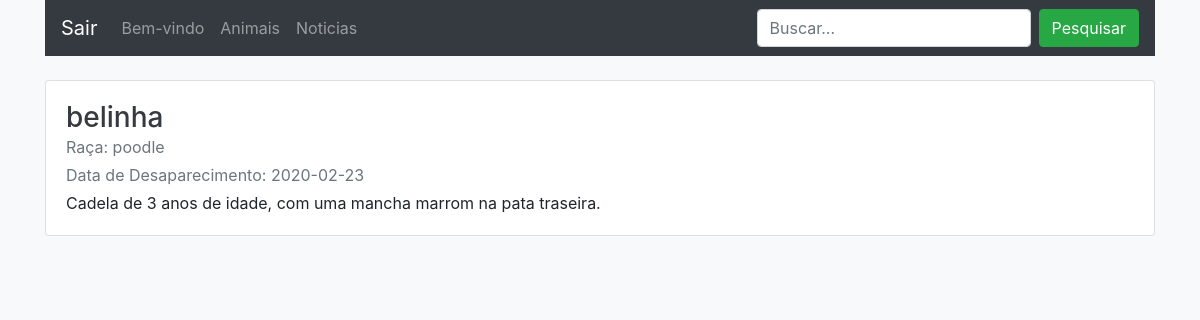
/produto.php?id_produto=6, run on the app's committed database.
### tables this page shows
CREATE TABLE `produtos` (
  `id_produto` int(11) NOT NULL,
  `nome` varchar(50) NOT NULL,
  `tipo` varchar(50) NOT NULL,
  `validade` date NOT NULL,
  `descricao` varchar(150) NOT NULL
);

### model/conexao.class.php (called while the page is built, shortened)
<?php
abstract class Conexao{
    private $servidor = 'localhost';
    private $user = 'root';
    private $pass = '123';
    private $banco = 'app';
    protected function conexao(){
        $this->conn = new PDO('mysql:host=' . $this->servidor . ';dbname=' . $this->banco, $this->user, $this->pass);
    }
}
class Crud extends Conexao {
    private $tabela;
    public function __construct($tabela){
        $this->tabela = $tabela;
    }
    public function selectCrud($colunas, $where = false, $array_dados = null, $operador = "=") {
        if ($where) {
            foreach($array_dados as $indice => $valor){
                $filtro[] = $indice . " " . $operador . " :" . $indice;
            }
            $sql = "SELECT {$colunas} FROM {$this->tabela} WHERE " . join(" AND ", $filtro);
            $query = $this->conn->prepare($sql);
            $query->execute($array_dados);
        } else {
            $sql = "SELECT {$colunas} FROM {$this->tabela}";
            $query = $this->conn->prepare($sql);
            $query->execute();
        }
        return $query->fetchAll(PDO::FETCH_OBJ);
    }
}
?>

### produto.php (the view, shortened to what this page needs)
<!DOCTYPE html>
<html lang="pt-br">
<head>
  <link rel="stylesheet" href="https://maxcdn.bootstrapcdn.com/bootstrap/4.4.1/css/bootstrap.min.css">
  <link rel="stylesheet" href="https://cdnjs.cloudflare.com/ajax/libs/font-awesome/4.7.0/css/font-awesome.min.css">
</head>
<body class="bg-light">
    <div class="container">
    <nav class="navbar navbar-expand-lg navbar-dark bg-dark" >
        <a class="navbar-brand" href="index.php">Sair</a>
        <div class="collapse navbar-collapse" id="navb">
            <ul class="navbar-nav mr-auto">
            <li class="nav-item">
                <a class="nav-link" href="bemvindo.php">Bem-vindo</a>
            </li>
            <li class="nav-item">
                <a class="nav-link" href="mostrarProdutos.php">Animais</a>
            </li>
            <li class="nav-item">
                <a class="nav-link" href="mostrarNoticias.php">Noticias</a>
            </li>
            </ul>
            <form class="form-inline my-2 my-lg-0" method="GET" action="index.php">
                <input class="form-control mr-sm-2" type="text" name="pesquisar" placeholder="Buscar...">
                <button class="btn btn-success my-2 my-sm-0" type="submit">Pesquisar</button>
            </form>
        </div>
        </nav>
    </div>
	<div class="container mt-4">
		<div class="row">
        <?php
				require_once("model/conexao.class.php");
                if (isset($_GET['id_produto'])) {
                    $produtos = new Crud("produtos");
                    $filtro = array("id_produto" => $_GET['id_produto']);
                    $resposta = $produtos->selectCrud("*", true, $filtro);
                    $nome = $resposta[0]->nome;
                    $tipo = $resposta[0]->tipo;
                    $validade = $resposta[0]->validade;
                    $descricao = $resposta[0]->descricao;
                    echo '<div class="col-12">
                    <div class="card flex-md-row mb-4 box-shadow h-md-250">
                    <div class="card-body d-flex flex-column align-items-start">
                      <h3 class="mb-0">
                        <a class="text-dark" href="#">' . htmlspecialchars($nome) . '</a>
                      </h3>
                      <div class="mb-1 text-muted">Raça: ' . htmlspecialchars($tipo) . '</div>
                      <div class="mb-1 text-muted">Data de Desaparecimento: ' . htmlspecialchars($validade) . '</div>
                      <p class="card-text mb-auto">' . htmlspecialchars($descricao) . '</p>
                      </div>
                      </div>
                    </div>';
                }
			?>
        </div>
	</div>
</body>
</html>

### data on the page
produtos: nome "belinha", tipo "poodle", validade "2020-02-23", descricao "Cadela de 3 anos de idade, com uma mancha marrom na pata traseira."
